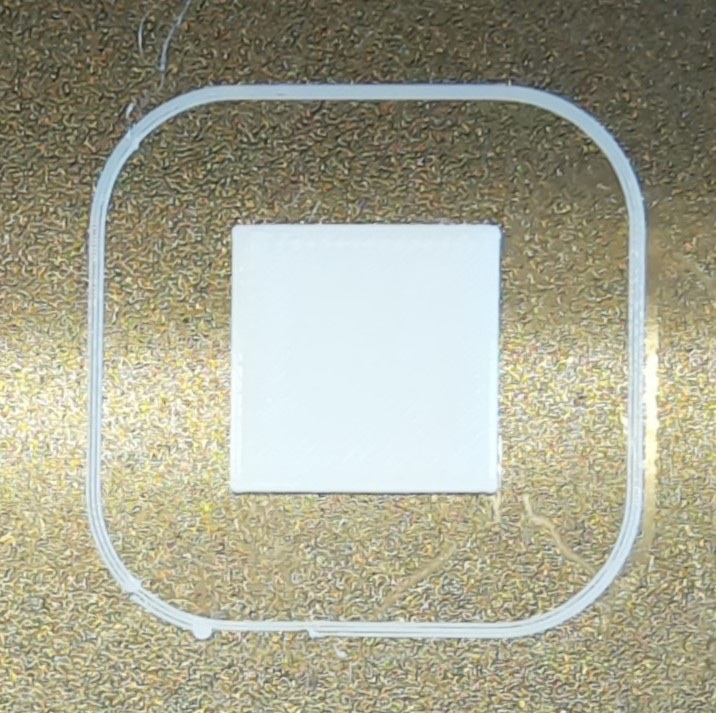
#> input picture ComputerVision/VipulWork/sample.png, 716 x 713 px
$ python test3.py
#> lines starting #> are read from the running program, lines starting #| are printed output that depends on the picture
import cv2 as cv
import numpy as np

# Load the image
image = cv.imread('sample.png')
#> image is the input picture: shape (713, 716, 3); mean B, G, R 144.3, 164.4, 165.4

start = 200
end = 550

image = image[start:end, start:end]
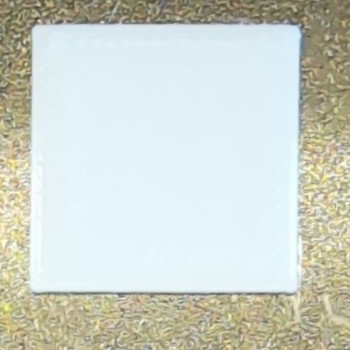
#> image: shape (350, 350, 3); mean B, G, R 202.8, 212, 205.8

# Convert the image to grayscale
gray = cv.cvtColor(image, cv.COLOR_BGR2GRAY)
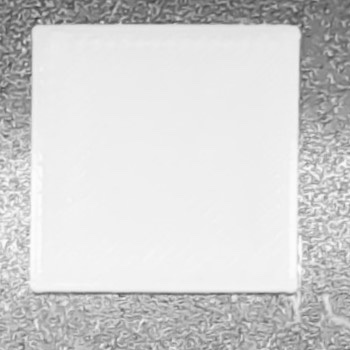
#> gray: shape (350, 350); min 57, max 254, mean 209

# Apply Gaussian blur to reduce noise and improve edge detection
blurred = cv.GaussianBlur(gray, (7, 7), 0)

# Apply Canny-edge detection
edge_detection_kernel_1 = np.array([[-1, -1, -1],
                                    [-1, 8, -1],
                                    [-1, -1, -1]])
edges = cv.filter2D(blurred, -1, edge_detection_kernel_1)
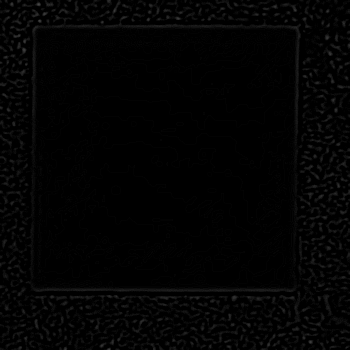
#> edges: shape (350, 350); min 0, max 72, mean 3
edges=cv.Canny(blurred, 50, 150)
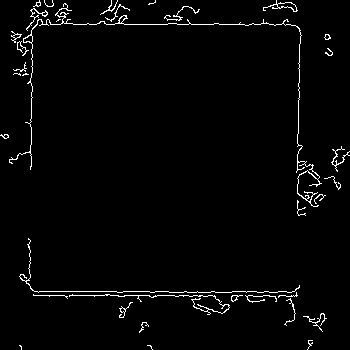
#> edges: shape (350, 350); 2.3% white in thin lines or dots

# Display the results
cv.imshow('Original Image', image)
cv.imshow('Blur', blurred)
cv.imshow('Canny Edge', edges)
cv.waitKey(0)
cv.destroyAllWindows()
